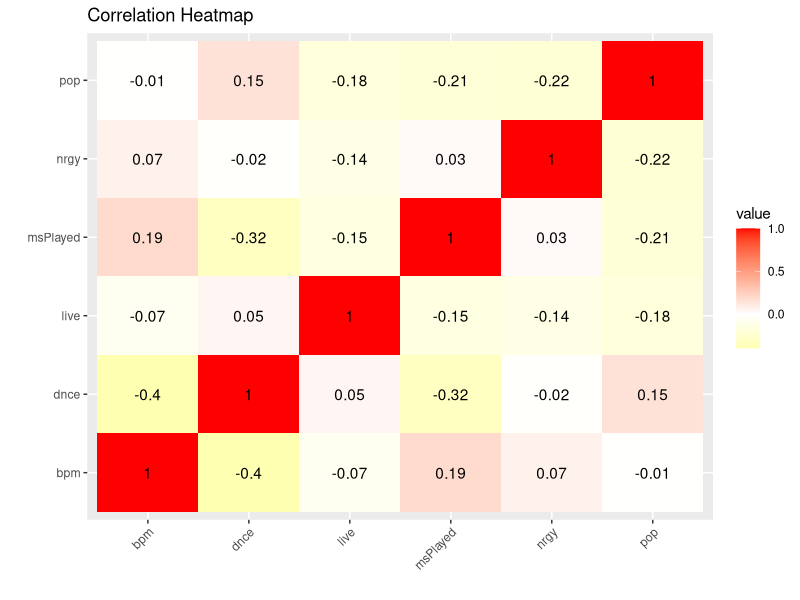
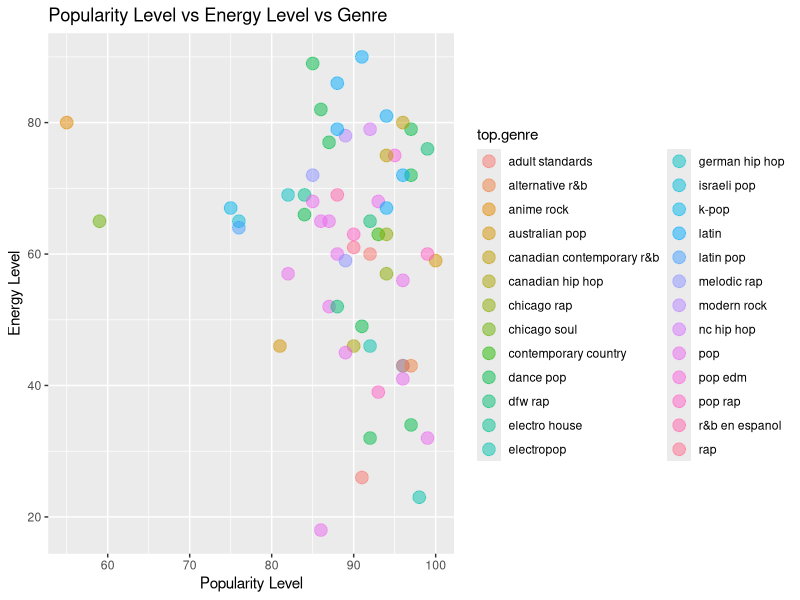
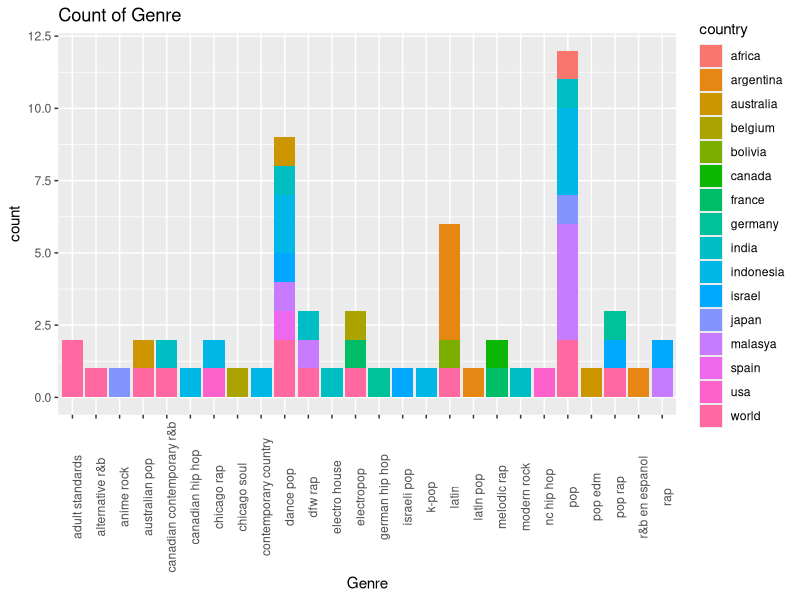
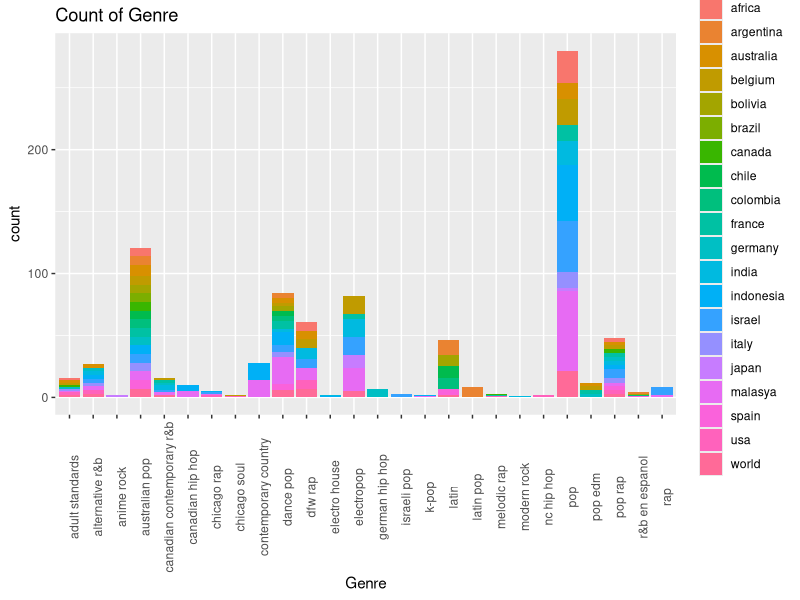
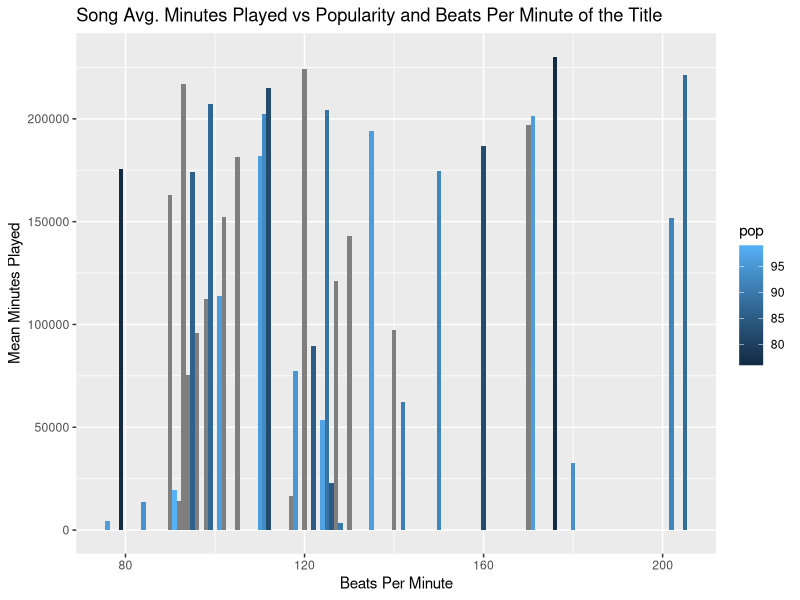
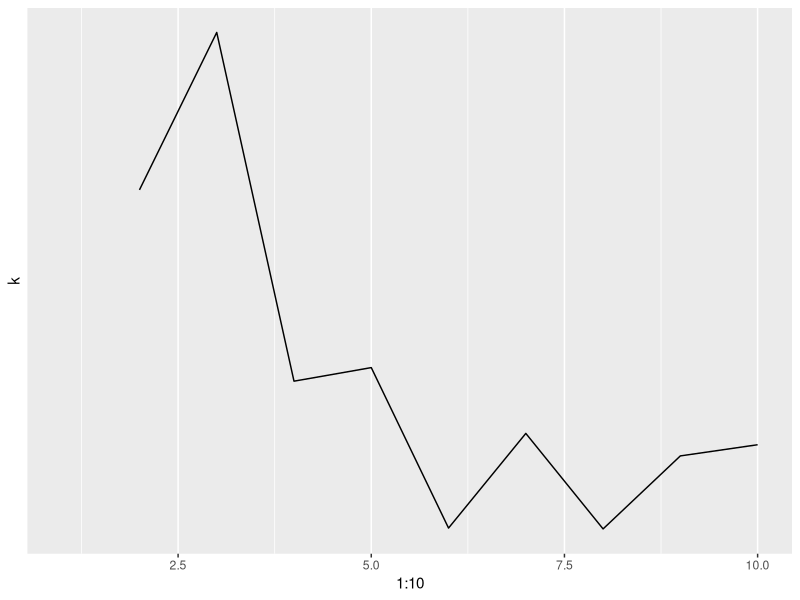
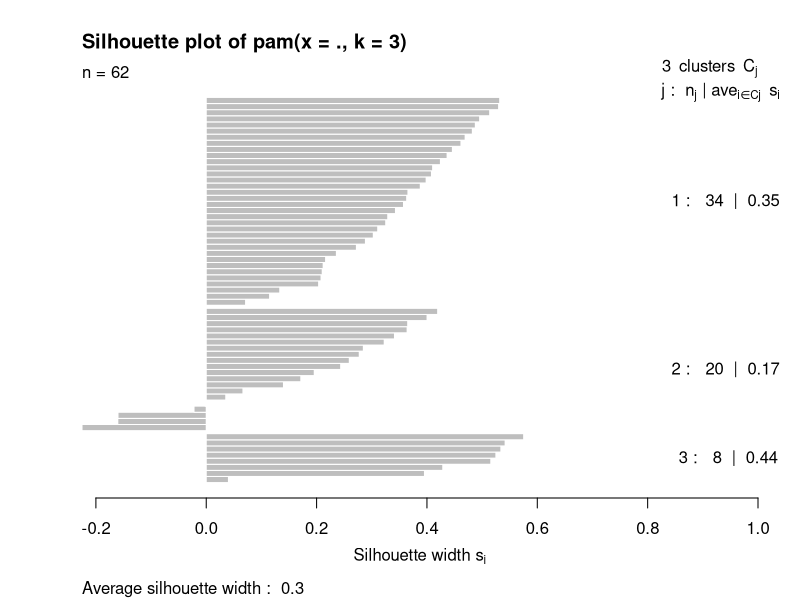
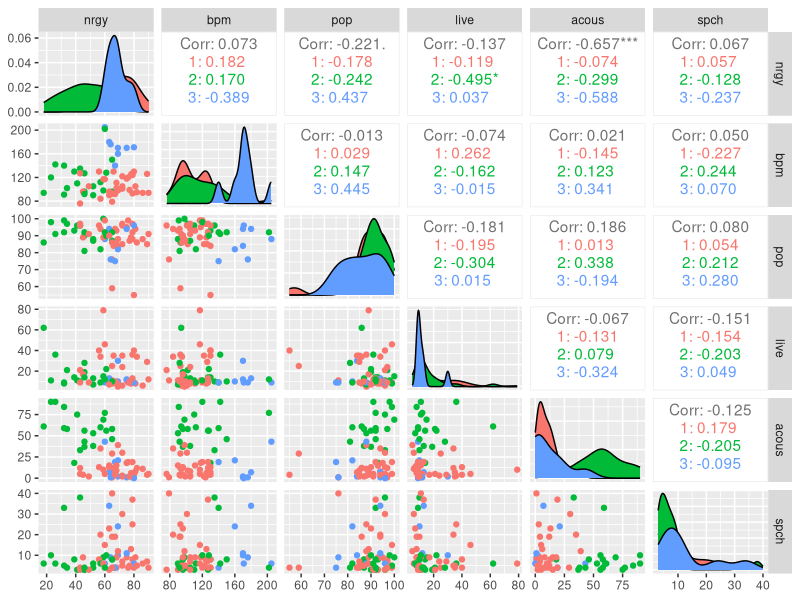

The R script that drew these images, in order:
## ---- chunk 1
knitr::opts_chunk$set(echo = TRUE, eval = TRUE, fig.align = "center", warning = F, message = F,
tidy=TRUE, tidy.opts=list(width.cutoff=60), R.options=list(max.print=100))
library(dplyr)
read.csv("Anasspotify.csv")
read.csv("top50contry.csv")
mydataset <- read.csv("Anasspotify.csv")
mydataset2 <- read.csv("top50contry.csv")

## ---- chunk 2

library(dplyr)
library(tidyverse)
ana_spotify <- mydataset
top50spotifysongs <- mydataset2
ana_spotify2 <- ana_spotify %>% separate(endTime, into = c("Year", "Month", "Day", "EndTimeHour", "EndTimeMinute"))
Widerana_spotify2 <- ana_spotify2 %>% pivot_wider(names_from = "artistName", values_from = "Year")
longana_spotify2 <-  Widerana_spotify2 %>% pivot_longer(cols = 7:915, names_to = "artistName", values_to = "Year")
BothData <- left_join(ana_spotify2,top50spotifysongs, by = c("trackName"= "title"))

anti_join(ana_spotify2, top50spotifysongs, by = c("trackName" ="title"))

anti_join(top50spotifysongs, ana_spotify2, by = c("title" = "trackName"))


## ---- chunk 3
BothData %>% group_by(artistName, trackName) %>% summarize(mean_minsplayed = mean(msPlayed)) %>% arrange(desc(mean_minsplayed))
BothData %>% filter(artistName == "Maroon 5")
BothData %>% select(artistName, trackName)
BothData%>% select(artistName, trackName, msPlayed) %>% arrange(desc(msPlayed))
BothData %>% mutate(hoursplayed = msPlayed/60)

## ---- chunk 4
BothData%>% summarize_at(c("msPlayed", "bpm", "nrgy", "dnce", "live", "pop"), mean, na.rm= T)
BothData %>% group_by(artistName, trackName) %>% summarize(mean_minsplayed = mean(msPlayed)) %>% arrange(desc(mean_minsplayed))
BothData %>% summarize_at(c("msPlayed", "bpm", "nrgy", "dnce", "live", "pop"), sd, na.rm= T)
BothData %>% group_by(trackName) %>% summarize(sd_minsplayed = sd(msPlayed)) %>% arrange(desc(sd_minsplayed))
BothData %>% summarize_at(c("msPlayed", "bpm", "nrgy", "dnce", "live", "pop"), var, na.rm= T)
BothData %>% group_by(trackName) %>% summarize(var_minsplayed = var(msPlayed)) %>% arrange(desc(var_minsplayed))
BothData %>% summarize_at(c("msPlayed", "bpm", "nrgy", "dnce", "live", "pop"), n_distinct, na.rm= T)
BothData %>% summarize_at(c("msPlayed", "bpm", "nrgy", "dnce", "live", "pop"), min, na.rm= T)
BothData %>% summarize_at(c("msPlayed", "bpm", "nrgy", "dnce", "live"), max, na.rm= T)
BothData %>% summarize_at(c("msPlayed", "bpm", "nrgy", "dnce", "live", "pop"), median, na.rm= T)
BothData %>% count(msPlayed, bpm, nrgy, dnce, live, pop, sort = TRUE)
df2 <- BothData %>% na.omit %>% select_if(is.numeric)
cor(df2)
df3 <- BothData %>% na.omit %>% select(msPlayed, bpm, nrgy, dnce, live, pop)
cor(df3)
summarystatsofdata <- BothData %>% select(msPlayed, bpm, nrgy, dnce, live, pop)
summary(summarystatsofdata, digits = 2)

CleanData1 <- BothData[!duplicated(BothData$trackName),]
BothDataClean <- CleanData1%>% na.omit()

summarystats2 <- BothDataClean %>% na.omit %>% select(msPlayed, bpm, nrgy, dnce, live, pop)
cor(summarystats2)

BothDataClean %>% group_by(top.genre) %>% summarise(n=n()) %>% mutate(frequency = n/sum(n)) %>% arrange(desc(frequency))
BothData%>% group_by(trackName) %>% summarise(n=n()) %>% mutate(frequency = n/sum(n)) %>% arrange(desc(frequency))
BothData%>% na.omit %>% group_by(country) %>% summarise(n=n()) %>% mutate(frequency = n/sum(n)) %>% arrange(desc(frequency))
BothData%>% group_by(artistName) %>% summarise(n=n()) %>% mutate(frequency = n/sum(n)) %>% arrange(desc(frequency))
## ---- chunk 5
library(tidyverse)
library(ggplot2)
library(dplyr)

#Plot 1:
BothDataClean %>% select(msPlayed, bpm, nrgy, dnce, live, pop) %>% cor() %>% as.data.frame() %>% rownames_to_column() %>% pivot_longer(-1) %>% ggplot(aes(rowname,name, fill=value)) + geom_tile() + geom_text(aes(label=round(value,2)))+xlab("")+ylab("") + scale_fill_gradient2(low="yellow", high="red") + theme(axis.text.x = element_text(angle = 45, hjust = 1))+ ggtitle("Correlation Heatmap")

## ---- chunk 6
#Plot 2: 
BothDataClean%>% ggplot(aes(x=pop, y=nrgy, color = top.genre)) + geom_point(size = 4, alpha = .5) + ggtitle("Popularity Level vs Energy Level vs Genre") +xlab("Popularity Level") + ylab("Energy Level")
## ---- chunk 7
#Plot 3:
ggplot(BothDataClean, aes(x=top.genre, fill= country)) + geom_bar(stat = "count") + theme(axis.text.x = element_text(angle= 90))+ xlab("Genre") + ggtitle("Count of Genre")
BothData %>% na.omit %>% ggplot(aes(x= top.genre, fill= country)) + geom_bar(stat = "count") + theme(axis.text.x = element_text(angle= 90))+ xlab("Genre") + ggtitle("Count of Genre")
## ---- chunk 8
#Plot 4:
BothDataClean %>% ggplot(aes(x = bpm, fill = pop)) + geom_bar(aes(y = msPlayed, width = 1), stat = "summary", fun.y = "mean") + scale_y_continuous("Mean Minutes Played") + ggtitle("Song Avg. Minutes Played vs Popularity and Beats Per Minute of the Title") + xlab("Beats Per Minute")

## ---- chunk 9
library(ggplot2)
library(tidyverse)
library(cluster)
sil_width2<- vector()
clusteringdata1 <- BothDataClean %>% select(nrgy, bpm, pop,live, acous, pop, spch, everything())
sil_width1 <- vector()
for(i in 2:10){
  pam_fit2 <- clusteringdata1 %>% select(nrgy, bpm, pop, dnce, live, acous, spch, pop) %>% pam(i)
  sil_width1[i] <- pam_fit2$silinfo$avg.width
}
ggplot() + geom_line(aes(x=1:10, y= sil_width1))+ scale_y_continuous(name="k", breaks = 1:10)
pam1 <- clusteringdata1 %>% select(nrgy, bpm, pop, dnce, live, acous, spch, pop) %>% pam(3)
final1 <- clusteringdata1 %>% mutate(cluster=as.factor(pam1$clustering))
confmat1 <- final1%>% group_by(top.genre) %>% count(cluster) %>% arrange(desc(n)) %>% pivot_wider(names_from = "cluster", values_from = "n", values_fill = list('n'=0))
confmat1
plot(pam1, which = 2)
library(GGally)
ggpairs(final1, columns = 1:6, aes(color=cluster))
ggplot(final1, aes(x=acous, y=bpm, color= cluster))+geom_point()

clusteringdata1%>%mutate(cluster=pam1$clustering)%>%rename_all(function(x)sub("_", ".", x))%>%
group_by(cluster)%>%mutate(n=n())%>%group_by(cluster,n)%>%
summarize_at(1:6,.funs = list("mean"=mean,"median"=median,"sd"=sd),na.rm=T)%>%
pivot_longer(contains("_"))%>%separate(name,sep="_",into=c("variable","stat"))%>%
pivot_wider(names_from = "variable",values_from="value")%>%arrange
## ---- chunk 10
clusteringdata2 <- BothDataClean %>% select(top.genre, country, trackName, artistName, pop, live, nrgy, everything())
sil_width3 <- vector()
for(i in 2:10){
  pam_fit3 <- clusteringdata2%>% select(top.genre, country, trackName, artistName, pop, live, nrgy) %>% pam(i) 
  sil_width3[i] <- pam_fit3$silinfo$avg.width
}
ggplot() + geom_line(aes(x=1:10, y = sil_width3))+scale_x_continuous(name= "k", breaks = 1:10)
dat2 <- clusteringdata2 %>% select(top.genre, country, trackName, artistName, pop, live, nrgy) %>% mutate_if(is.character, as.factor)
gower1 <- daisy(dat2, metric = "gower")
pam2 <- pam(gower1, k = 2, diss = T)
pam2

gower1%>%as.matrix%>%as.data.frame%>%rownames_to_column%>%pivot_longer(-1,values_to="distance")%>%
  filter(rowname!=name)%>%distinct(distance,.keep_all = T)%>%filter(distance%in%c(min(distance),max(distance)))

clusteringdata2%>% slice(1,39)
clusteringdata2%>% slice(11,45)

dat2%>%mutate(cluster=pam2$clustering)%>%group_by(cluster)%>%
filter(!is.na(top.genre))%>%count(top.genre)%>%mutate(prop=n/sum(n))%>%
pivot_wider(-n,names_from=top.genre,values_from=prop,values_fill = list(prop=0))

## ---- chunk 11

